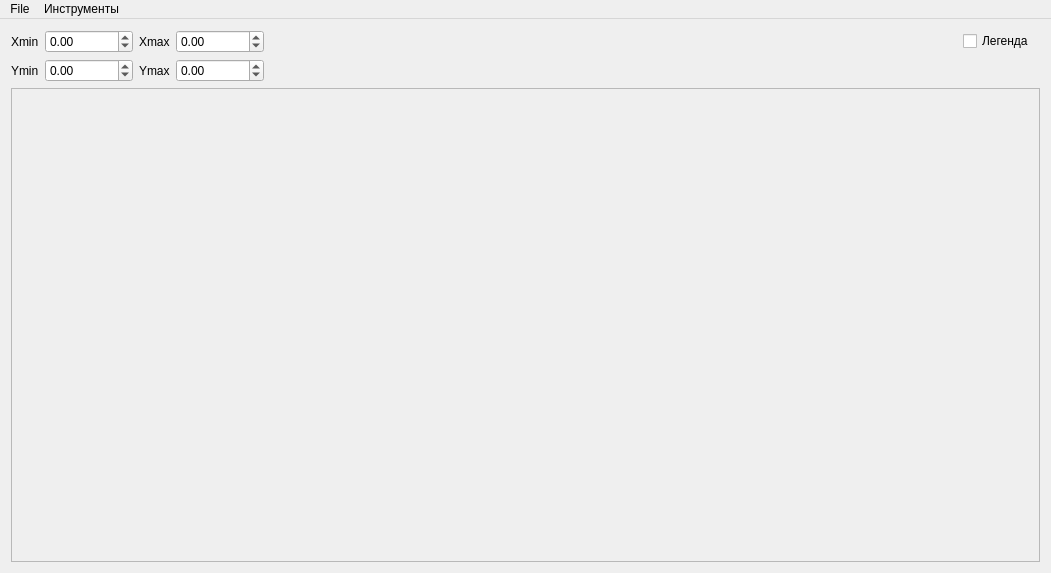
<?xml version="1.0" encoding="UTF-8"?>
<ui version="4.0">
 <class>MainWindow</class>
 <widget class="QMainWindow" name="MainWindow">
  <property name="geometry">
   <rect>
    <x>0</x>
    <y>0</y>
    <width>1051</width>
    <height>573</height>
   </rect>
  </property>
  <property name="windowTitle">
   <string>Визуализатор графиков</string>
  </property>
  <property name="animated">
   <bool>true</bool>
  </property>
  <widget class="QWidget" name="centralWidget">
   <layout class="QGridLayout" name="gridLayout_2">
    <item row="0" column="4">
     <widget class="QDoubleSpinBox" name="Xmax">
      <property name="minimum">
       <double>-999999.000000000000000</double>
      </property>
      <property name="maximum">
       <double>999999.000000000000000</double>
      </property>
     </widget>
    </item>
    <item row="1" column="2">
     <widget class="QDoubleSpinBox" name="Ymin">
      <property name="minimum">
       <double>-999999.000000000000000</double>
      </property>
      <property name="maximum">
       <double>999999.000000000000000</double>
      </property>
     </widget>
    </item>
    <item row="1" column="4">
     <widget class="QDoubleSpinBox" name="Ymax">
      <property name="minimum">
       <double>-999999.000000000000000</double>
      </property>
      <property name="maximum">
       <double>99999999.000000000000000</double>
      </property>
     </widget>
    </item>
    <item row="0" column="5">
     <spacer name="horizontalSpacer">
      <property name="orientation">
       <enum>Qt::Horizontal</enum>
      </property>
      <property name="sizeHint" stdset="0">
       <size>
        <width>40</width>
        <height>20</height>
       </size>
      </property>
     </spacer>
    </item>
    <item row="0" column="2">
     <widget class="QDoubleSpinBox" name="Xmin">
      <property name="minimum">
       <double>-999999.000000000000000</double>
      </property>
      <property name="maximum">
       <double>999999.000000000000000</double>
      </property>
     </widget>
    </item>
    <item row="0" column="3">
     <widget class="QLabel" name="label_2">
      <property name="text">
       <string>Xmax</string>
      </property>
     </widget>
    </item>
    <item row="1" column="3">
     <widget class="QLabel" name="label_4">
      <property name="text">
       <string>Ymax</string>
      </property>
     </widget>
    </item>
    <item row="0" column="6">
     <widget class="QCheckBox" name="cbLegend">
      <property name="text">
       <string>Легенда</string>
      </property>
     </widget>
    </item>
    <item row="1" column="1">
     <widget class="QLabel" name="label_3">
      <property name="text">
       <string>Ymin</string>
      </property>
     </widget>
    </item>
    <item row="0" column="1">
     <widget class="QLabel" name="label">
      <property name="text">
       <string>Xmin</string>
      </property>
     </widget>
    </item>
    <item row="2" column="1" colspan="7">
     <widget class="QFrame" name="frame">
      <property name="frameShape">
       <enum>QFrame::StyledPanel</enum>
      </property>
      <property name="frameShadow">
       <enum>QFrame::Raised</enum>
      </property>
     </widget>
    </item>
   </layout>
  </widget>
  <widget class="QMenuBar" name="menuBar">
   <property name="geometry">
    <rect>
     <x>0</x>
     <y>0</y>
     <width>1051</width>
     <height>23</height>
    </rect>
   </property>
   <widget class="QMenu" name="menu">
    <property name="title">
     <string>File</string>
    </property>
    <addaction name="openAction"/>
    <addaction name="separator"/>
    <addaction name="clearAction"/>
    <addaction name="separator"/>
    <addaction name="printAction"/>
    <addaction name="previewAction"/>
    <addaction name="separator"/>
    <addaction name="quitAction"/>
   </widget>
   <widget class="QMenu" name="menu_2">
    <property name="title">
     <string>Инструменты</string>
    </property>
    <addaction name="action_function"/>
   </widget>
   <addaction name="menu"/>
   <addaction name="menu_2"/>
  </widget>
  <action name="openAction">
   <property name="text">
    <string>Open file...</string>
   </property>
  </action>
  <action name="quitAction">
   <property name="text">
    <string>Quit</string>
   </property>
  </action>
  <action name="clearAction">
   <property name="text">
    <string>Clear</string>
   </property>
  </action>
  <action name="action_function">
   <property name="text">
    <string>Ввод из строки..</string>
   </property>
  </action>
  <action name="printAction">
   <property name="text">
    <string>Print...</string>
   </property>
  </action>
  <action name="previewAction">
   <property name="text">
    <string>Preview</string>
   </property>
  </action>
 </widget>
 <layoutdefault spacing="6" margin="11"/>
 <resources/>
 <connections/>
</ui>
